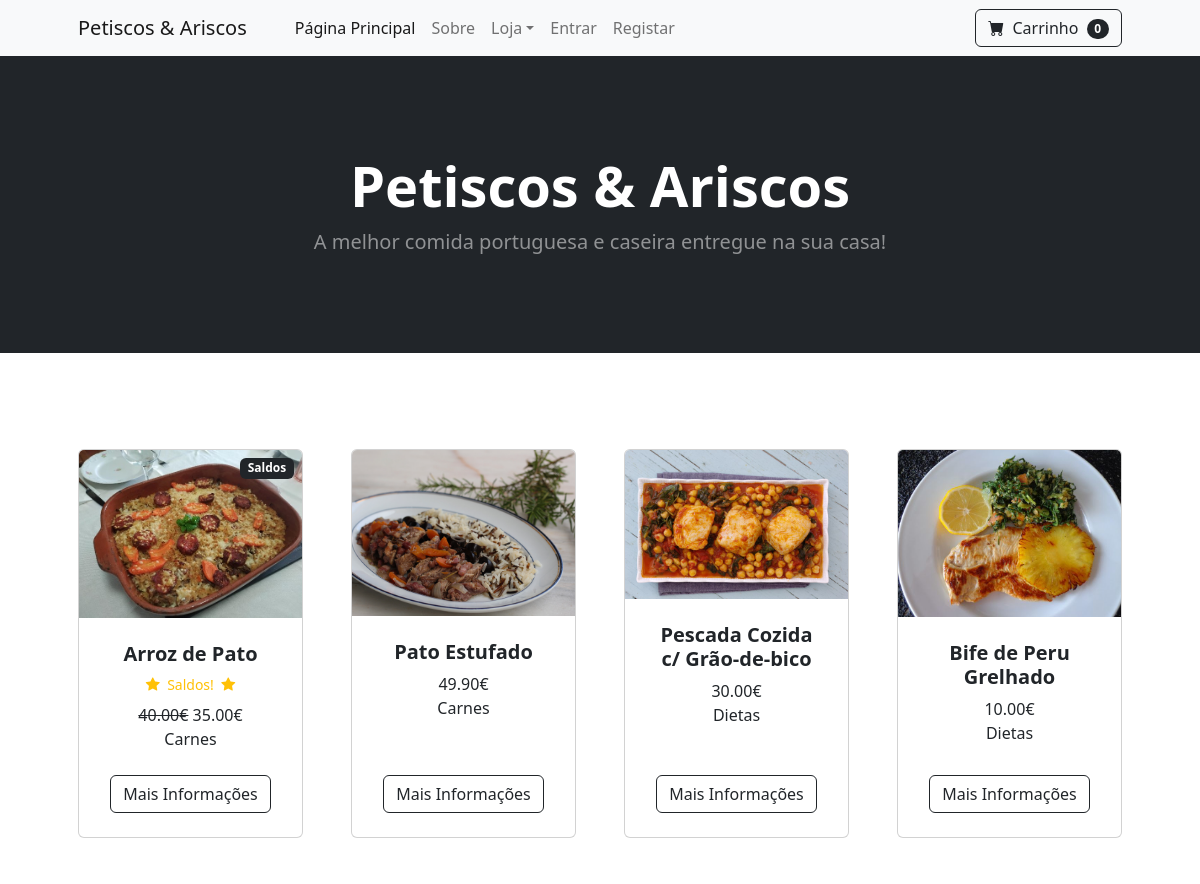
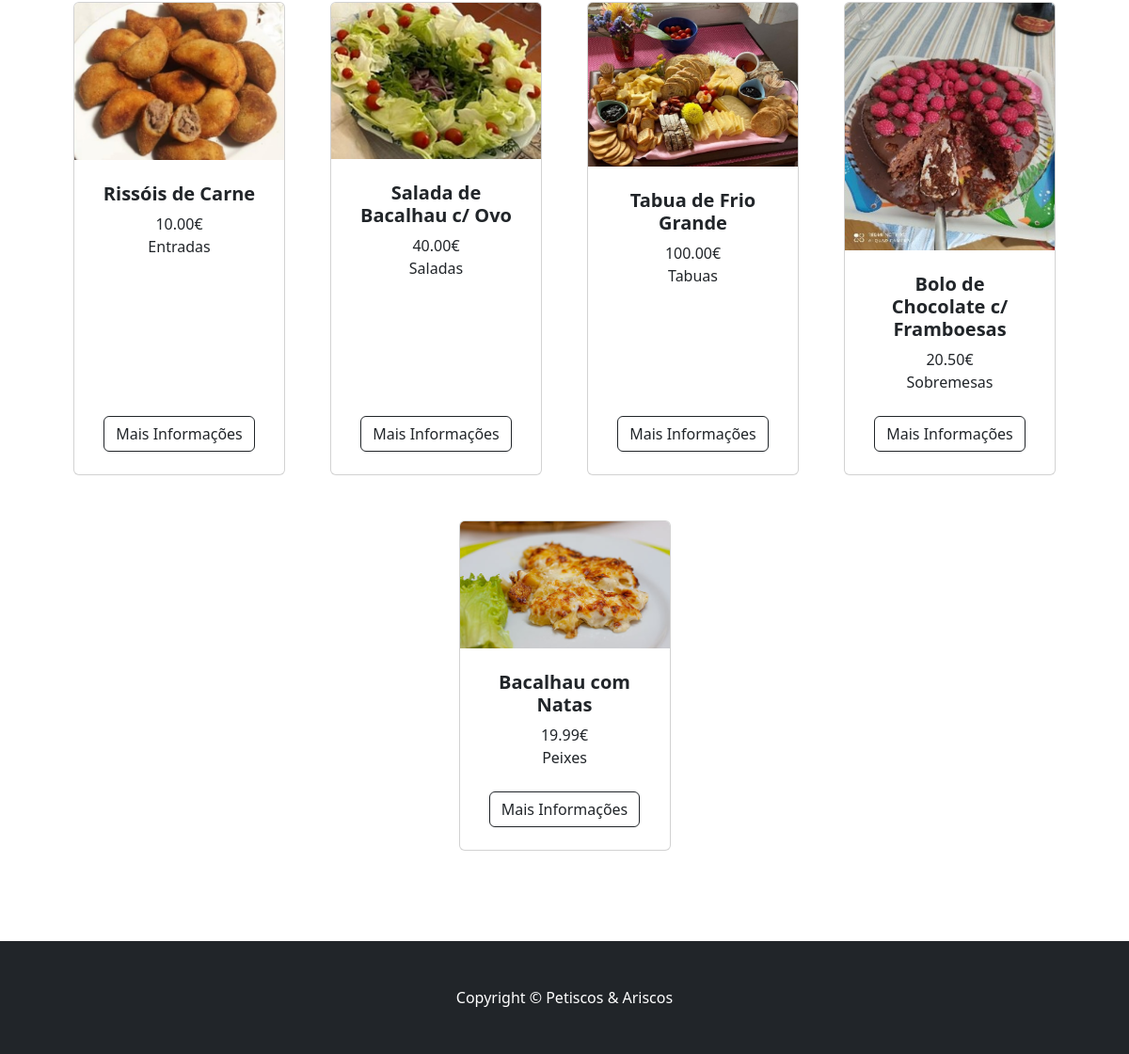
The page / on the database its author committed (2 pictures, top to bottom).
### mystore/models.py (models this page shows, shortened)
class Products(models.Model):
    name = models.CharField(max_length=100)
    price = models.DecimalField(default=0, decimal_places=2, max_digits=6)
    category = models.ForeignKey(Categories, on_delete=models.CASCADE, default=1)
    description = models.CharField(max_length=250, default='', blank=True, null=True)
    image = models.ImageField(upload_to='uploads/product/')
    is_sale = models.BooleanField(default=False)
    sale_price = models.DecimalField(default=0, decimal_places=2, max_digits=6)
    class Meta:
        verbose_name_plural = "Products"

class Categories(models.Model):
    name = models.CharField(max_length=50)
    def __str__(self):
        return self.name
    class Meta:
        verbose_name_plural = "Categories"

### mystore/views.py (the view)
# urls.py: path('', views.home, name='home'),
def home(request):
    products = Products.objects.all()
    return render(request, 'home.html', {'products':products})

### cart/cart.py (called while the page is built)
    def __len__(self):
        return len(self.cart)

### cart/context_processors.py (called while the page is built)
def cart(request):
    return {'cart': Cart(request)}

### mystore/templates/home.html
{% extends 'base.html' %}
{% block content %}
        <header class="bg-dark py-5">
            <div class="container px-4 px-lg-5 my-5">
                <div class="text-center text-white">
                    <h1 class="display-4 fw-bolder">Petiscos & Ariscos</h1>
                    <p class="lead fw-normal text-white-50 mb-0">A melhor comida portuguesa e caseira entregue na sua casa!</p>
                </div>
            </div>
        </header>
        <section class="py-5">
            <div class="container px-4 px-lg-5 mt-5">
                <div class="row gx-4 gx-lg-5 row-cols-2 row-cols-md-3 row-cols-xl-4 justify-content-center">
                    {% for product in products %}
                        {% if product.is_sale %}
                        <div class="col mb-5">
                            <div class="card h-100">
                                <div class="badge bg-dark text-white position-absolute" style="top: 0.5rem; right: 0.5rem">Saldos</div>
                                <img class="card-img-top" src="{{ product.image.url }}" alt="..." />
                                <div class="card-body p-4">
                                    <div class="text-center">
                                        <h5 class="fw-bolder">{{ product.name }}</h5>
                                        <div class="d-flex justify-content-center small text-warning mb-2">
                                        <div class="bi-star-fill"></div>&nbsp;&nbsp;Saldos!&nbsp;&nbsp;
                                        <div class="bi-star-fill"></div></div>
                                        <strike>{{ product.price }}€</strike>
                                        {{ product.sale_price }}€
                                        <br>
                                        {{ product.category }}
                                    </div>
                                </div>
                                <div class="card-footer p-4 pt-0 border-top-0 bg-transparent">
                                    <div class="text-center"><a class="btn btn-outline-dark mt-auto" href="{% url 'product' product.id %}">Mais Informações</a></div>
                                </div>
                            </div>
                        </div>
                        {% else %}
                    <div class="col mb-5">
                        <div class="card h-100">
                            <img class="card-img-top" src="{{ product.image.url }}" alt="..." />
                            <div class="card-body p-4">
                                <div class="text-center">
                                    <h5 class="fw-bolder">{{ product.name }}</h5>
                                    {{ product.price }}€
                                    <br>
                                    {{ product.category }}
                                </div>
                            </div>
                            <div class="card-footer p-4 pt-0 border-top-0 bg-transparent">
                                <div class="text-center"><a class="btn btn-outline-dark mt-auto" href="{% url 'product' product.id %}">Mais Informações</a></div>
                            </div>
                        </div>
                    </div>
                        {% endif %}
                    {% endfor %}
                </div>
            </div>
        </section>
{% endblock %}

### mystore/templates/base.html (shortened to what this page needs)
{% load static %}
<!DOCTYPE html>
<html lang="en">
    <head>
        <link href="https://cdn.jsdelivr.net/npm/bootstrap-icons@1.5.0/font/bootstrap-icons.css" rel="stylesheet" />
        <link href="{% static 'css/styles.css' %}" rel="stylesheet" />
    </head>
    <body>
        {% include 'navbar.html' %}
        {% block content %}
        {% endblock %}
        <footer class="py-5 bg-dark">
            <div class="container">
                <p class="m-0 text-center text-white">Copyright &copy; Petiscos & Ariscos</p>
            </div>
        </footer>
    </body>
</html>

### mystore/templates/navbar.html (shortened to what this page needs)
<nav class="navbar navbar-expand-lg navbar-light bg-light">
    <div class="container px-4 px-lg-5">
        <a class="navbar-brand" href="{% url 'home' %}">Petiscos & Ariscos</a>
        <div class="collapse navbar-collapse" id="navbarSupportedContent">
            <ul class="navbar-nav me-auto mb-2 mb-lg-0 ms-lg-4">
                <li class="nav-item"><a class="nav-link active" aria-current="page" href="{% url 'home' %}">Página Principal</a></li>
                <li class="nav-item"><a class="nav-link" href="{% url 'about' %}">Sobre</a></li>
                <li class="nav-item dropdown">
                    <a class="nav-link dropdown-toggle" id="navbarDropdown" href="#" role="button" data-bs-toggle="dropdown" aria-expanded="false">Loja</a>
                </li>
                {% if user.is_authenticated %}
                <li class="nav-item"><a class="nav-link" href="{% url 'update_user' %}">Perfil</a></li>
                <li class="nav-item"><a class="nav-link" href="{% url 'logout' %}">Sair</a></li>
                {% else %}
                <li class="nav-item"><a class="nav-link" href="{% url 'login' %}">Entrar</a></li>
                <li class="nav-item"><a class="nav-link" href="{% url 'register' %}">Registar</a></li>
                {% endif %}
            </ul>
            <form class="d-flex">
                <a href="{% url 'cart_summary' %}" class="btn btn-outline-dark"><i class="bi-cart-fill me-1"></i>
                    Carrinho
                    <span class="badge bg-dark text-white ms-1 rounded-pill" id="cart_quantity">{{ cart|length }}
                    </span></a>
            </form>
        </div>
    </div>
</nav>

### rows shown on the page
Products: image (picture), name "Arroz de Pato", price "40.00", sale_price "35.00", category "Carnes"
Products: image (picture), name "Pato Estufado", price "49.90", category "Carnes"
Products: image (picture), name "Pescada Cozida c/ Grão-de-bico", price "30.00", category "Dietas"
Products: image (picture), name "Bife de Peru Grelhado", price "10.00", category "Dietas"
Products: image (picture), name "Rissóis de Carne", price "10.00", category "Entradas"
Products: image (picture), name "Salada de Bacalhau c/ Ovo", price "40.00", category "Saladas"
Products: image (picture), name "Tabua de Frio Grande", price "100.00", category "Tabuas"
Products: image (picture), name "Bolo de Chocolate c/ Framboesas", price "20.50", category "Sobremesas"
Products: image (picture), name "Bacalhau com Natas", price "19.99", category "Peixes"

### other values the page prints
{{ cart|length }} "0"
